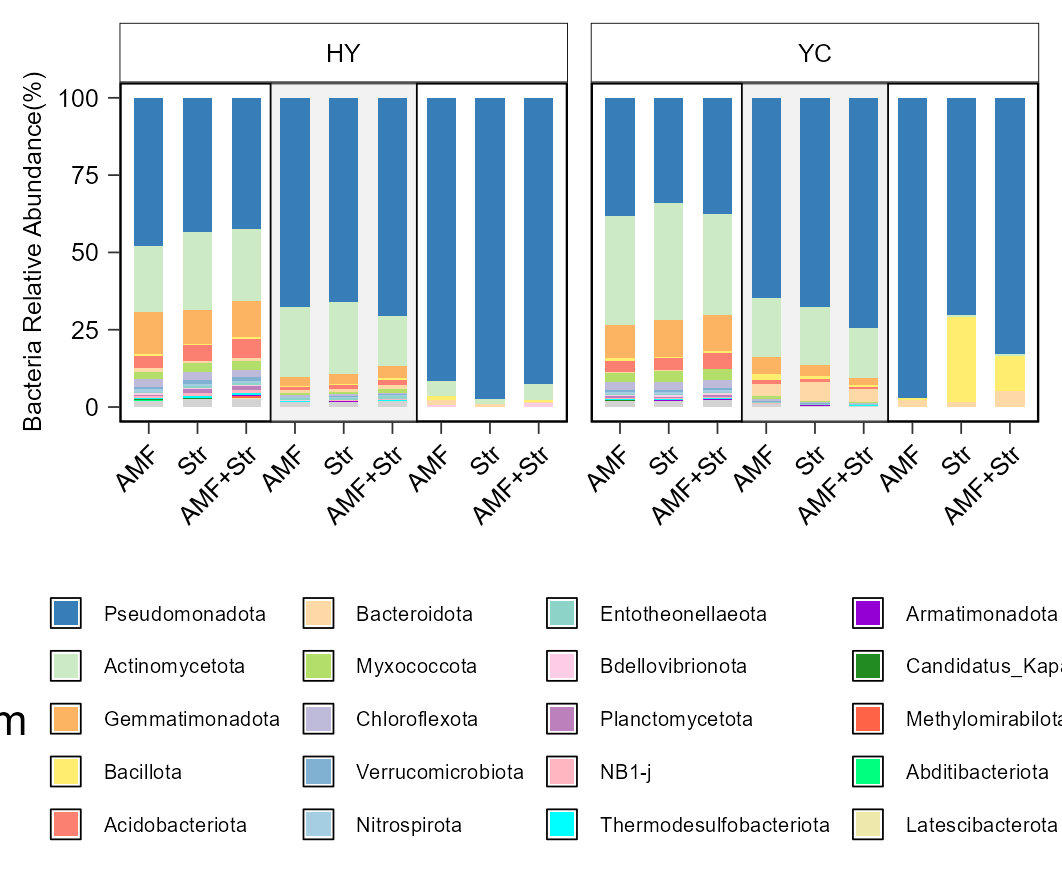

Write the R code that produced this figure.
# =============================================================================
# Fig.2A: Bacterial phylum relative abundance (3 niches x HY/YC)
# =============================================================================
library(dplyr)
library(reshape2)
library(ggplot2)

set.seed(123)

out_root <- "C:/Users/ADMIN/Desktop/Co-inoculation/Fig.2"
dir.create(out_root, showWarnings = FALSE, recursive = TRUE)
setwd(out_root)

# ---------- 1. Fixed color mapping ----------
phylum_colors <- c(
  "Pseudomonadota"           = "#377EB8",
  "Actinomycetota"           = "#CCEBC5",
  "Gemmatimonadota"          = "#FDB462",
  "Bacillota"                = "#FFED6F",
  "Acidobacteriota"          = "#FB8072",
  "Bacteroidota"             = "#FED9A6",
  "Myxococcota"              = "#B3DE69",
  "Chloroflexota"            = "#BEBADA",
  "Verrucomicrobiota"        = "#80B1D3",
  "Nitrospirota"             = "#A6CEE3",
  "Entotheonellaeota"        = "#8DD3C7",
  "Bdellovibrionota"         = "#FCCDE5",
  "Planctomycetota"          = "#BC80BD",
  "NB1-j"                    = "#FFB6C1",
  "Thermodesulfobacteriota"  = "#00FFFF",
  "Armatimonadota"           = "#9400D3",
  "Candidatus_Kapabacteria"  = "#228B22",
  "Methylomirabilota"        = "#FF6347",
  "Abditibacteriota"         = "#00FF7F",
  "Latescibacterota"         = "#EEE8AA",
  "Others"                   = "#D3D3D3"
)

# ---------- 2. Data loading ----------
otu <- read.csv("data/BAC_Relative.csv", header = TRUE)
tax <- read.csv("data/BAC_Tax.csv", header = TRUE)
group <- read.csv("data/group.csv", header = TRUE)

group <- group[!grepl("Ctrl", group$Treatment), ]
group <- group[!grepl("Subsoil|Bottom soil", group$Niche), ]
otu <- otu[c("X", group$Sample)]

df <- otu
df_rel <- df
df_rel[, 2:ncol(df)] <- 100 * df[, 2:ncol(df)] / colSums(df[, 2:ncol(df)])
otu <- df_rel

# ---------- 3. Summarize by phylum ----------
Order <- merge(otu, tax[c("X","Phylum")], by = "X")
rownames(Order) <- Order$X
Order$X <- NULL

sum_Order <- group_by(Order, Phylum) %>%
  summarise_all(sum)
sum_Order$Phylum[is.na(sum_Order$Phylum) | sum_Order$Phylum == ""] <- "Others"

sum_Order$row_sum <- rowSums(sum_Order[, -1], na.rm = TRUE)
sorted_data <- sum_Order[order(-sum_Order$row_sum), ]
sorted_data$row_sum <- NULL

Ord_20 <- sorted_data[c(1:21), ]
Ord_20 <- subset(Ord_20, Ord_20$Phylum != "Others")
name_20 <- Ord_20$Phylum

Ord_other <- subset(sorted_data, !grepl(paste(name_20, collapse = "|"), Phylum))
Ord_other <- colSums(Ord_other[2:ncol(Ord_other)])
Ord_other <- c("Others", Ord_other)

Ord_20_other <- rbind(Ord_20, Ord_other)
Ord_21_name <- Ord_20_other$Phylum

# ---------- 4. Extract colors ----------
CS_cols <- phylum_colors[Ord_21_name]
CS_cols[is.na(CS_cols)] <- "#D3D3D3"
names(CS_cols) <- Ord_21_name

# ---------- 5. Convert to long format ----------
Ord_long <- melt(Ord_20_other, id.vars = "Phylum", variable.name = "Sample", value.name = "Value")
Ord_long_group <- merge(Ord_long, group, by = "Sample")

Ord_long_group$Treatment <- factor(Ord_long_group$Treatment, levels = c("AMF","Str","AMF+Str"))
Ord_long_group$Niche <- factor(Ord_long_group$Niche, levels = c("Topsoil","Rhizosphere","Endosphere"))
Ord_long_group$Site <- factor(Ord_long_group$Site, levels = c("HY","YC"))
Ord_long_group$Phylum <- factor(Ord_long_group$Phylum, levels = Ord_21_name)
Ord_long_group$Value <- as.numeric(Ord_long_group$Value)

Ord_long_group <- Ord_long_group %>%
  mutate(
    Niche_short = case_when(
      Niche == "Topsoil"    ~ "Top",
      Niche == "Rhizosphere"~ "Rhi",
      Niche == "Endosphere" ~ "End"
    ),
    Treatment_Niche = paste(Niche_short, Treatment, sep = "_")
  )

treatment_niche_order <- c("Top_AMF", "Top_Str", "Top_AMF+Str",
                           "Rhi_AMF", "Rhi_Str", "Rhi_AMF+Str",
                           "End_AMF", "End_Str", "End_AMF+Str")
Ord_long_group$Treatment_Niche <- factor(Ord_long_group$Treatment_Niche, levels = treatment_niche_order)
Ord_long_group$Phylum <- factor(Ord_long_group$Phylum, levels = Ord_21_name)

# ---------- 6. Plot ----------
p <- ggplot(Ord_long_group, aes(x = Treatment_Niche, y = Value/4, fill = Phylum)) +
  annotate("rect", xmin = 3.5, xmax = 6.5, ymin = -Inf, ymax = Inf,
           fill = "grey90", alpha = 0.5) +
  geom_vline(xintercept = 3.5, linetype = "solid", color = "black", linewidth = 0.2) +
  geom_vline(xintercept = 6.5, linetype = "solid", color = "black", linewidth = 0.2) +
  geom_col(position = "stack", width = 0.6) +
  facet_grid(~Site, scales = "free_x") +
  scale_fill_manual(values = CS_cols) +
  scale_x_discrete(labels = rep(c("AMF", "Str", "AMF+Str"), times = 3)) +
  labs(x = NULL, y = 'Bacteria Relative Abundance(%)') +
  theme(
    panel.grid = element_blank(),
    panel.background = element_rect(color = 'black', fill = 'transparent'),
    panel.border = element_rect(color = "black", fill = NA, linewidth = 0.2),
    axis.ticks = element_line(linewidth = 0.2),
    strip.background = element_rect(fill = "white", color = "black", size = 0.2),
    strip.text = element_text(family = "sans", size = 6, colour = "black"),
    axis.text = element_text(family = "sans", size = 6, colour = "black"),
    axis.title = element_text(family = "sans", size = 6, colour = "black"),
    legend.text = element_text(family = "sans", size = 5, face = "plain", colour = "black"),
    legend.position = "bottom",
    legend.key.size = unit(0.5, "lines"),
    legend.key = element_rect(fill = NA, linewidth = 0.2),
    axis.text.x = element_text(angle = 45, hjust = 1, vjust = 1)
  )

ggsave(file.path(out_root, "Fig.2A_bacteria_phylum.pdf"), p, width = 90, height = 75, units = "mm")
ggsave(file.path(out_root, "Fig.2A_bacteria_phylum.png"), p, width = 90, height = 75, units = "mm", dpi = 300)
cat("Fig.2A saved\n")
